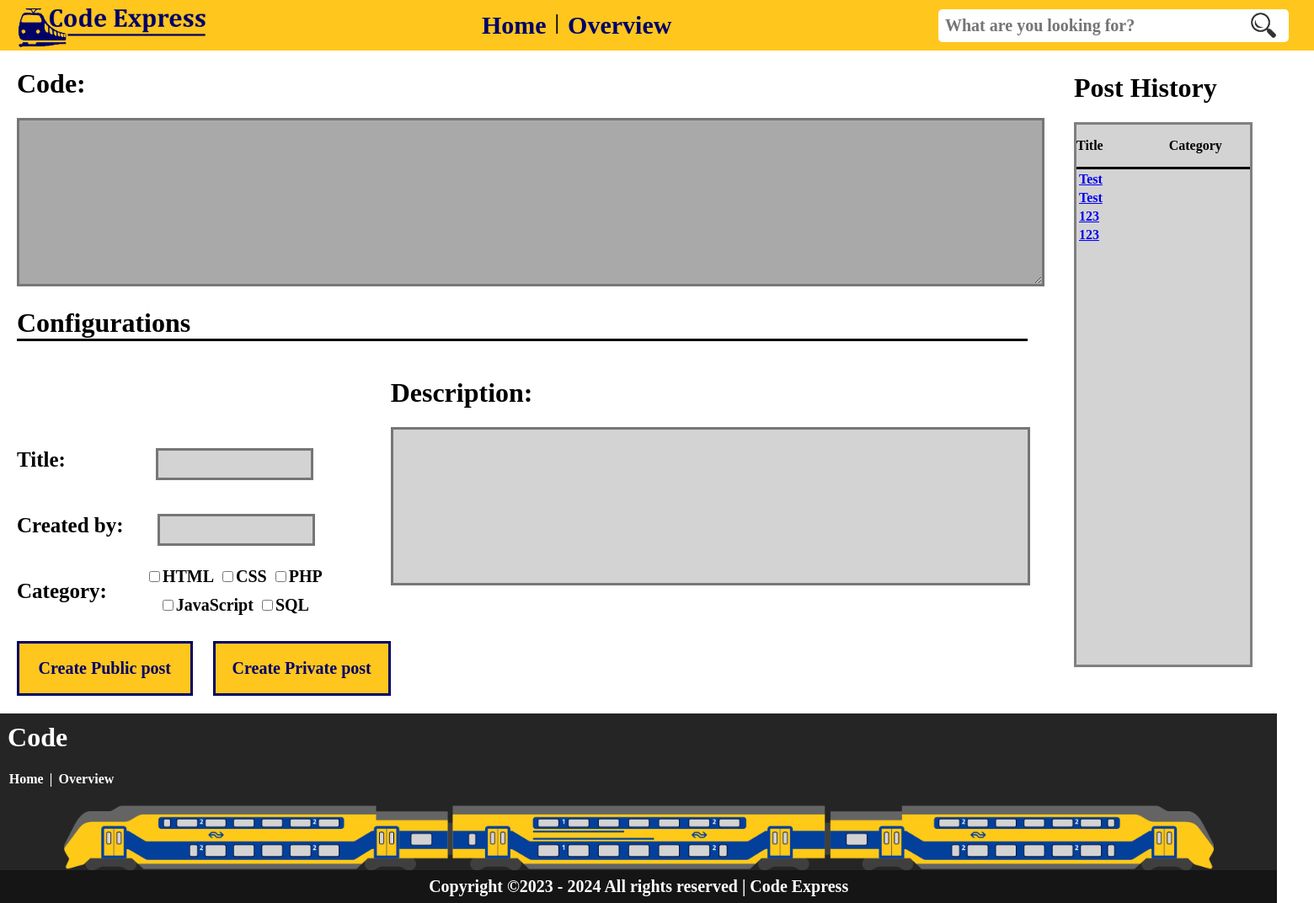
/page/index.php, run on the app's committed database.
### tables this page shows
CREATE TABLE `configuration` (
  `id` int(11) NOT NULL,
  `code` varchar(255) NOT NULL,
  `title` varchar(255) NOT NULL,
  `html` varchar(50) DEFAULT NULL,
  `css` varchar(50) DEFAULT NULL,
  `php` varchar(50) DEFAULT NULL,
  `javascript` varchar(50) DEFAULT NULL,
  `SQLcode` varchar(50) DEFAULT NULL,
  `date` date DEFAULT NULL,
  `description` text DEFAULT NULL,
  `creator` varchar(255) DEFAULT NULL
);

### page/index.php (the view, shortened to what this page needs)
<?php
include "../include/insert-post.php";
?>
<!DOCTYPE html>
<html>
<head>
    <link rel="stylesheet" href="https://codemirror.net/theme/dracula.css">
    <link rel="stylesheet" href="https://cdnjs.cloudflare.com/ajax/libs/codemirror/5.62.0/codemirror.min.css" />
    <link rel="stylesheet" href="https://cdnjs.cloudflare.com/ajax/libs/codemirror/5.62.0/theme/darcula.min.css" />
</head>
<body>
    <div class="item">
        <?php include "../include/navbar.php" ?>
    </div>
    <div class="grid-container">
        <div class="item1">
            <form method="post" action="../page/index.php">
                <h1 class="config-code">Code:</h1>
                <textarea cols="80" rows="10" id="code" type="text" name="code" mode="text/html"></textarea>
            </form>
            <h1 class="config">Configurations</h1>
        </div>
        <div class="item2">
            <div class="configurations">
                <p class="config-title">Title:</p>
                <input type="text" id="title" name="title" required>
            </div>
            <div class="configurations">
                <p class="config-created">Created by:</p>
                <input type="text" id="created" name="creator">
            </div>
            <div class="category" required>
                <p class="config-category">Category:</p>
                <div id="checkboxes" required>
                    <div class="checkboxes-top" required>
                        <input type="checkbox" id="checkbox-codes" name="category[]" value="HTML">
                        <label for="HTML">HTML</label><br>
                        <input type="checkbox" id="checkbox-codes" name="category[]" value="CSS">
                        <label for="CSS">CSS</label><br>
                        <input type="checkbox" id="checkbox-codes" name="category[]" value="PHP">
                        <label for="PHP">PHP</label><br>
                    </div>
                    <div class="checkboxes-bottom">
                        <input type="checkbox" id="checkbox-codes" name="category[]" value="JavaScript">
                        <label for="JavaScript">JavaScript</label><br>
                        <input type="checkbox" id="checkbox-codes" name="category[]" value="SQL">
                        <label for="SQL">SQL</label><br>
                    </div>
                </div>
            </div>
        </div>
        <div class="item3-text">
            <h1 class="config-desc">Description:</h1>
        </div>
        <div class="item3">
            <textarea cols="80" rows="10" id="desc" type="text" name="description">
</textarea>
        </div>
        <div class="item4">
            <div class="right-container">
                <h1>Post History</h1>
                <div class="right-container-content">
                    <div class="line">
                        <div class="flex-direction-row-height">
                            <p class="margin-righter">Title</p>
                            <p>Category</p>
                        </div>
                    </div>
                    <div class="table-container">
                        <table>
                            <?php
                            $sql = "SELECT * FROM configuration";
                            $result = $pdo->query($sql);
                            if ($result->rowCount() > 0) {
                                while ($row = $result->fetch()) {
                                    echo "<tr>";
                                    echo "<td><a class='margin-right' href='../page/code.php?id=" . $row['id'] . "'>" . $row["title"] . "</a></td>";
                                    echo "<td>" . $row["category"] . "</td>";
                                    echo "</tr>";
                                }
                            } else {
                                echo "<tr><td colspan='2'>No results found</td></tr>";
                            }
                            ?>
                        </table>
                    </div>
                </div>
            </div>
        </div>
        <div class="item5">
            <input type="submit" id="submit-public" name="submit-public" href="code.php" value="Create Public post"> <input type="submit" id="submit-private" name="submit-private" value="Create Private post">
        </div>
        <div class="item7">
            <?php include "../include/footer.php" ?>
        </div>
</body>
</html>

### data on the page
configuration: title "Test"
configuration: title "Test"
configuration: title "123"
configuration: title "123"
